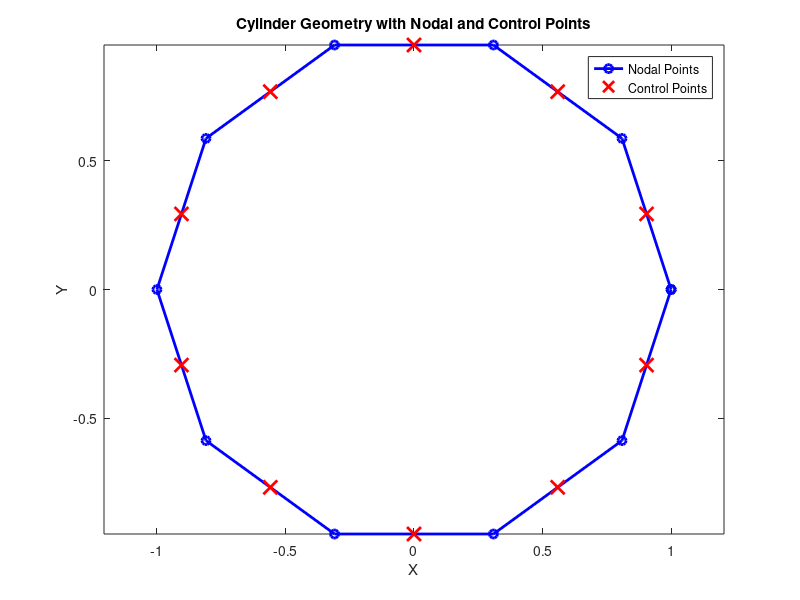
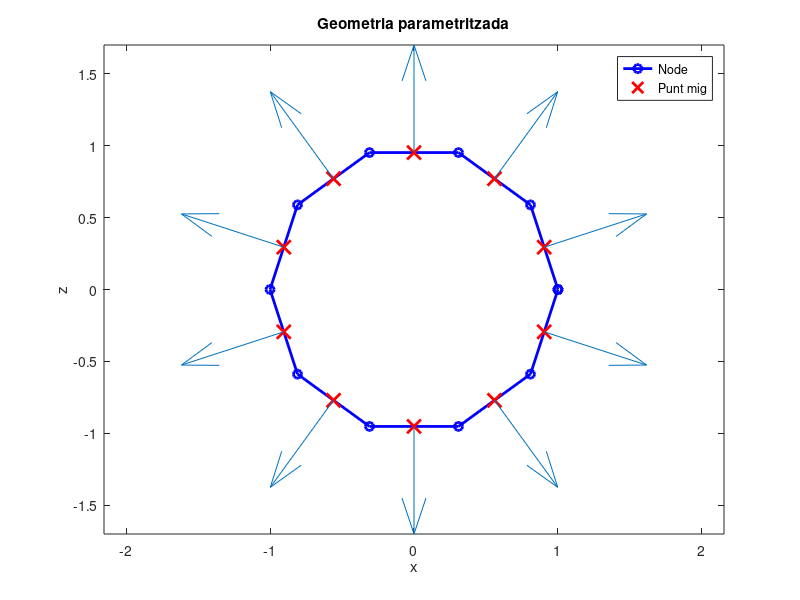

MATLAB code for these plots, in order:

clear all; clc;

% Define cylinder parameters
cylinder_radius = 1.0;
cylinder_center = [0, 0];
num_panels = 10; % Number of panels

% Create parametric values for the cylinder
theta = linspace(0, 2 * pi, num_panels + 1); % Angles

% Nodal arrays
nodal_points = [cylinder_radius * cos(theta); -cylinder_radius * sin(theta)];

for i= 1:(length(nodal_points)-1)
        longitud_panel(i,1) = sqrt((nodal_points(1,i+1)-nodal_points(1,i))^2+(nodal_points(2,i)-nodal_points(2,i+1))^2);
        control_points(1,i) = (nodal_points(1,i+1)+nodal_points(1,i))*0.5;
        control_points(2,i) = (nodal_points(2,i)+nodal_points(2,i+1))*0.5;
        cosinus(1,i) = (nodal_points(1,i+1)-nodal_points(1,i))/longitud_panel(i,1);
        sinus(1,i) = (nodal_points(2,i)-nodal_points(2,i+1))/longitud_panel(i,1);
        vector_normal(1,i) = sinus(1,i);
        vector_normal(2,i) = cosinus(1,i);
        vector_tangent(1,i) = cosinus(1,i);
        vector_tangent(2,i) = -sinus(1,i);
end


% Plot the geometry of the cylinder with nodal and control points
figure;
plot(nodal_points(1, [1:end, 1]), nodal_points(2, [1:end, 1]), 'bo-', 'LineWidth', 2);
hold on;
plot(control_points(1, :), control_points(2, :), 'rx', 'MarkerSize', 10, 'LineWidth', 2);
axis equal;
title('Cylinder Geometry with Nodal and Control Points');
xlabel('X');
ylabel('Y');
legend('Nodal Points', 'Control Points');

% Optionally, plot the geometry along with the middle points
figure;
plot(nodal_points(1, [1:end, 1]), nodal_points(2, [1:end, 1]), 'bo-', 'LineWidth', 2);
hold on;
plot(control_points(1, :), control_points(2, :), 'rx', 'MarkerSize', 10, 'LineWidth', 2);
axis equal;
title('Geometria parametritzada');
xlabel('x');
ylabel('z');
legend('Node', 'Punt mig');
quiver(control_points(1,:),control_points(2,:),vector_normal(1,:),vector_normal(2,:));